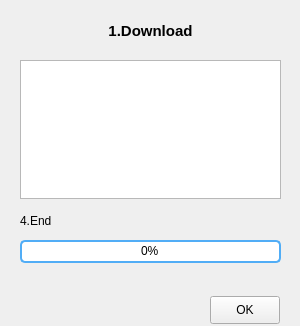
<?xml version="1.0" encoding="UTF-8"?>
<ui version="4.0">
 <class>FormProgress</class>
 <widget class="QWidget" name="FormProgress">
  <property name="geometry">
   <rect>
    <x>0</x>
    <y>0</y>
    <width>300</width>
    <height>326</height>
   </rect>
  </property>
  <property name="windowTitle">
   <string>Form</string>
  </property>
  <widget class="QLabel" name="labelProgressInfo1">
   <property name="geometry">
    <rect>
     <x>20</x>
     <y>20</y>
     <width>261</width>
     <height>21</height>
    </rect>
   </property>
   <property name="font">
    <font>
     <family>Arial</family>
     <pointsize>11</pointsize>
     <weight>75</weight>
     <bold>true</bold>
    </font>
   </property>
   <property name="text">
    <string>1.Download</string>
   </property>
   <property name="alignment">
    <set>Qt::AlignCenter</set>
   </property>
   <property name="TypeOfControl" stdset="0">
    <string>Secondtitlecolor</string>
   </property>
  </widget>
  <widget class="QLabel" name="labelProgressInfo3">
   <property name="geometry">
    <rect>
     <x>20</x>
     <y>210</y>
     <width>261</width>
     <height>21</height>
    </rect>
   </property>
   <property name="text">
    <string>4.End</string>
   </property>
  </widget>
  <widget class="QProgressBar" name="progressBar">
   <property name="geometry">
    <rect>
     <x>20</x>
     <y>240</y>
     <width>261</width>
     <height>23</height>
    </rect>
   </property>
   <property name="styleSheet">
    <string notr="true">QProgressBar
{
border:2px solid rgb(81,173,246);	
border-radius:5px;
text-align:center;
}
QProgressBar::chunk
{
background-color:rgb(105,186,250);
width:1px;
}</string>
   </property>
   <property name="value">
    <number>0</number>
   </property>
  </widget>
  <widget class="QPushButton" name="pushButtonProgressOK">
   <property name="geometry">
    <rect>
     <x>210</x>
     <y>296</y>
     <width>70</width>
     <height>28</height>
    </rect>
   </property>
   <property name="focusPolicy">
    <enum>Qt::NoFocus</enum>
   </property>
   <property name="styleSheet">
    <string notr="true">QPushButton
{
	border-image:url(Skin/button_Enable.png);
}
QPushButton:hover
{
	border-image:url(Skin/button_Hover.png);
}
QPushButton:pressed
{
	border-image:url(Skin/button_Down.png);
}
QPushButton:disabled
{
	border-image:url(Skin/button_Disable.png);
}</string>
   </property>
   <property name="text">
    <string>OK</string>
   </property>
  </widget>
  <widget class="QTextEdit" name="textEditNoticeInfo">
   <property name="geometry">
    <rect>
     <x>20</x>
     <y>60</y>
     <width>261</width>
     <height>139</height>
    </rect>
   </property>
  </widget>
 </widget>
 <resources/>
 <connections/>
</ui>
